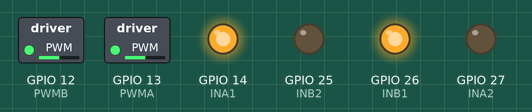
The sketch below on a simulated ESP32. Parts: switched loads named in the sketch (green lamp = pin HIGH), output pins drawn as LEDs (lit = HIGH).

Above: at 0.05 s.
At 3.05 s:
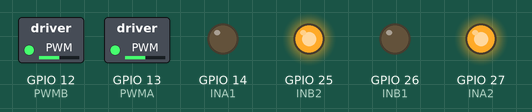
At 5.95 s:
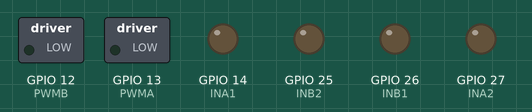
Timing chart, 0 to 7.8 s (numbered marks = the images above):
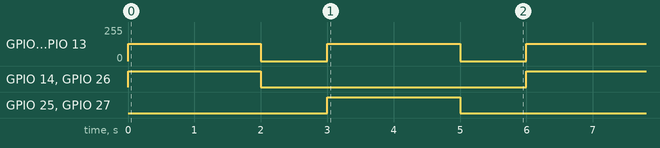

The sketch:

MOTORES_FUNCIONANDO.ino
```cpp
// Pines definidos para el puente H
#define PWMA 13  // Pin para señal PWM motor A
#define INA1 14  // Pin de dirección motor A
#define INA2 27  // Pin de dirección motor A

#define PWMB 12  // Pin para señal PWM motor B
#define INB1 26  // Pin de dirección motor B
#define INB2 25  // Pin de dirección motor B

// Velocidad inicial de los motores (0-255)
int velocidadA = 128; // 50% de la velocidad máxima motor A
int velocidadB = 128; // 50% de la velocidad máxima motor B

void setup() {
  // Configuración de pines como salida para el motor A
  pinMode(PWMA, OUTPUT);
  pinMode(INA1, OUTPUT);
  pinMode(INA2, OUTPUT);

  // Configuración de pines como salida para el motor B
  pinMode(PWMB, OUTPUT);
  pinMode(INB1, OUTPUT);
  pinMode(INB2, OUTPUT);

  // Inicializamos ambos motores apagados
  detenerMotorA();
  detenerMotorB();
}

void loop() {
  // Ejemplo de control de ambos motores
  avanzarMotores(velocidadA, velocidadB); // Avanzar ambos motores
  delay(2000);                            // Mantener por 2 segundos

  detenerMotores();                       // Detener ambos motores
  delay(1000);                            // Pausa de 1 segundo

  retrocederMotores(velocidadA, velocidadB); // Retroceder ambos motores
  delay(2000);                               // Mantener por 2 segundos

  detenerMotores();                       // Detener ambos motores
  delay(1000);                            // Pausa de 1 segundo
}

// Función para avanzar ambos motores
void avanzarMotores(int velA, int velB) {
  avanzarMotorA(velA);
  avanzarMotorB(velB);
}

// Función para retroceder ambos motores
void retrocederMotores(int velA, int velB) {
  retrocederMotorA(velA);
  retrocederMotorB(velB);
}

// Función para detener ambos motores
void detenerMotores() {
  detenerMotorA();
  detenerMotorB();
}

// Funciones específicas para motor A
void avanzarMotorA(int velocidad) {
  digitalWrite(INA1, HIGH); // Dirección hacia adelante
  digitalWrite(INA2, LOW);
  analogWrite(PWMA, velocidad); // Aplicar PWM
}

void retrocederMotorA(int velocidad) {
  digitalWrite(INA1, LOW);  // Dirección hacia atrás
  digitalWrite(INA2, HIGH);
  analogWrite(PWMA, velocidad); // Aplicar PWM
}

void detenerMotorA() {
  digitalWrite(INA1, LOW);
  digitalWrite(INA2, LOW);
  analogWrite(PWMA, 0); // Detener PWM
}

// Funciones específicas para motor B
void avanzarMotorB(int velocidad) {
  digitalWrite(INB1, HIGH); // Dirección hacia adelante
  digitalWrite(INB2, LOW);
  analogWrite(PWMB, velocidad); // Aplicar PWM
}

void retrocederMotorB(int velocidad) {
  digitalWrite(INB1, LOW);  // Dirección hacia atrás
  digitalWrite(INB2, HIGH);
  analogWrite(PWMB, velocidad); // Aplicar PWM
}

void detenerMotorB() {
  digitalWrite(INB1, LOW);
  digitalWrite(INB2, LOW);
  analogWrite(PWMB, 0); // Detener PWM
}
```

Measured:
- by itself, GPIO 12 (PWMB), GPIO 13 (PWMA): alternates 128/255 for 2.0 s and 0/255 for 1.0 s
- by itself, GPIO 14 (INA1), GPIO 25 (INB2), GPIO 26 (INB1), GPIO 27 (INA2): alternates HIGH for 2.0 s and LOW for 4.0 s
